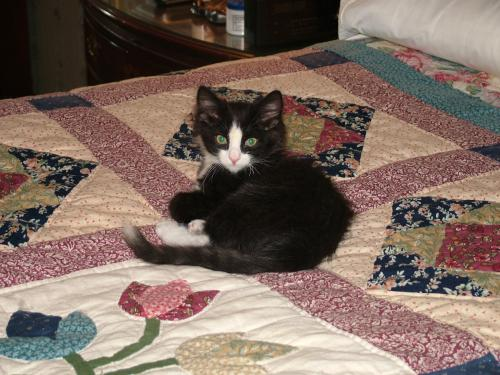
#> input picture dataset/cat.48.jpg, 500 x 375 px, found by its file name; its folder holds only this picture in this run
$ python augment_dataset.py
#> lines starting #> are read from the running program, lines starting #| are printed output that depends on the picture
#!/usr/bin/env python3
"""
Synthetic Dataset Generator
============================
Creates augmented variations of existing images
Increases dataset size without downloading
Low storage - only ~50MB total
"""

import cv2
import numpy as np
import os
from pathlib import Path

def augment_images():
    """Create variations of existing images through augmentation"""

    dataset_dir = r"d:\dog_cats classifier\dataset"
    images_dir = Path(dataset_dir)

    print("\n" + "="*60)
    print("Creating augmented dataset variations...")
    print("="*60 + "\n")

    # Get existing images
    existing_images = sorted([f for f in os.listdir(dataset_dir) if f.endswith('.jpg')])
    print(f"Found {len(existing_images)} original images")

    variations_count = 0

    for img_file in existing_images:
        img_path = os.path.join(dataset_dir, img_file)
        img = cv2.imread(img_path)
#> img is the input picture: shape (375, 500, 3); mean B, G, R 95.3, 105.3, 124.1

        if img is None:
            continue

        # Extract label and number
        label = "cat" if "cat" in img_file.lower() else "dog"
        base_name = img_file.split('.')[0]

        # Create variations
        augmentations = {
            "original": img,
            "flipped": cv2.flip(img, 1),  # Horizontal flip
            "rotated_15": rotate_image(img, 15),  # Rotate 15 degrees
            "rotated_minus_15": rotate_image(img, -15),
            "brightness_up": adjust_brightness(img, 1.3),
            "brightness_down": adjust_brightness(img, 0.7),
            "blur": cv2.GaussianBlur(img, (5, 5), 0),
            "noise": add_noise(img),
        }

        for aug_name, aug_img in augmentations.items():
            if aug_name != "original":  # Skip original, keep source
                new_name = f"{label}.aug_{base_name}_{aug_name}.jpg"
                output_path = os.path.join(dataset_dir, new_name)

                cv2.imwrite(output_path, aug_img)
                variations_count += 1
                print(f"   ✅ Created: {new_name}")

    # Summary
    final_count = len([f for f in os.listdir(dataset_dir) if f.endswith('.jpg')])
    total_size = sum(os.path.getsize(os.path.join(dataset_dir, f))
                     for f in os.listdir(dataset_dir) if f.endswith('.jpg')) / (1024*1024)

    print("\n" + "="*60)
    print(f"✅ Augmentation complete!")
    print(f"📊 Original images: {len(existing_images)}")
    print(f"📊 Variations created: {variations_count}")
    print(f"📊 Total images: {final_count}")
    print(f"💾 Total dataset size: {total_size:.1f} MB")
    print("="*60)
    print("\n✨ Next step: Run 'python svm_classifier.py'\n")

def rotate_image(img, angle):
    """Rotate image by specified angle"""
#> called with angle = 15
    h, w = img.shape[:2]
#> h = 375; w = 500
    center = (w // 2, h // 2)
#> center = (250, 187)
    matrix = cv2.getRotationMatrix2D(center, angle, 1.0)
    rotated = cv2.warpAffine(img, matrix, (w, h))
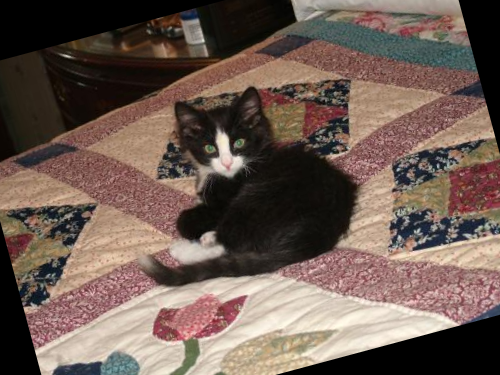
#> rotated: shape (375, 500, 3); mean B, G, R 82.4, 91.4, 109.6
#> call 2 of rotate_image, with angle = -15
#> in rotate_image (call 2), `matrix = cv2.getRotationMatrix2D(center, angle, 1.0)`: matrix = [[0.966, -0.259, 56.92], [0.259, 0.966, -58.33]]
#> in rotate_image (call 2), `rotated = cv2.warpAffine(img, matrix, (w, h))`:
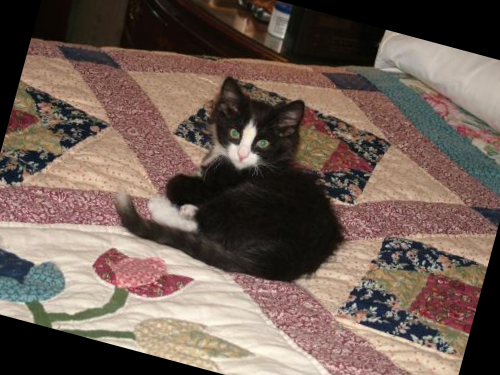
#> rotated: shape (375, 500, 3); mean B, G, R 84.5, 93.7, 111.1
    return rotated

def adjust_brightness(img, factor):
    """Adjust image brightness"""
#> called with factor = 1.3
    img_hsv = cv2.cvtColor(img, cv2.COLOR_BGR2HSV).astype(np.float32)
    img_hsv[:, :, 2] = np.clip(img_hsv[:, :, 2] * factor, 0, 255)
    return cv2.cvtColor(img_hsv.astype(np.uint8), cv2.COLOR_HSV2BGR)
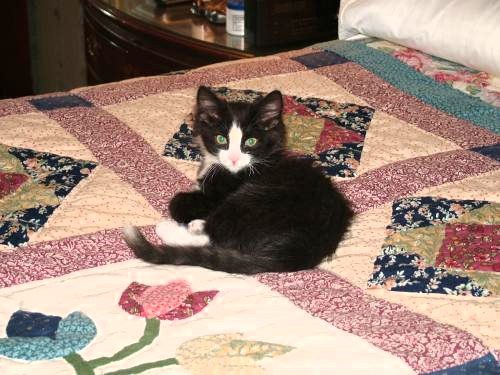
#> returned value: shape (375, 500, 3); mean B, G, R 118.7, 131.2, 155.5
#> call 2 of adjust_brightness, with factor = 0.7
#> in adjust_brightness (call 2), `img_hsv[:, :, 2] = np.clip(img_hsv[:, :, 2] * factor, 0, 255)`:
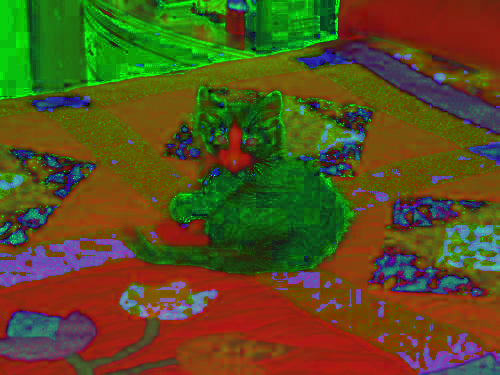
#> img_hsv: shape (375, 500, 3) float32; mean B, G, R 30, 79.3, 88
#> in adjust_brightness (call 2), `return cv2.cvtColor(img_hsv.astype(np.uint8), cv2.COLOR_HSV2BGR)`:
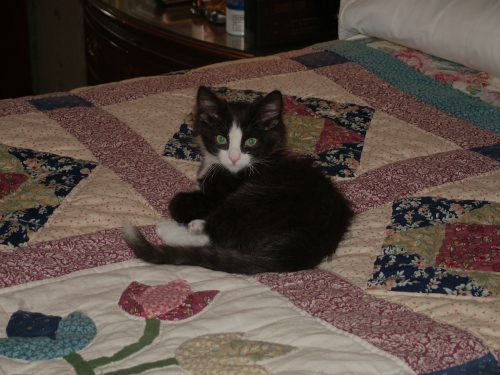
#> returned value: shape (375, 500, 3); mean B, G, R 65.9, 72.9, 86.4

def add_noise(img, noise_factor=0.1):
    """Add small random noise to image"""
#> called with noise_factor = 0.1
    noisy = img.astype(np.float32)
    noise = np.random.normal(0, noise_factor * 255, noisy.shape)
    noisy = np.clip(noisy + noise, 0, 255)
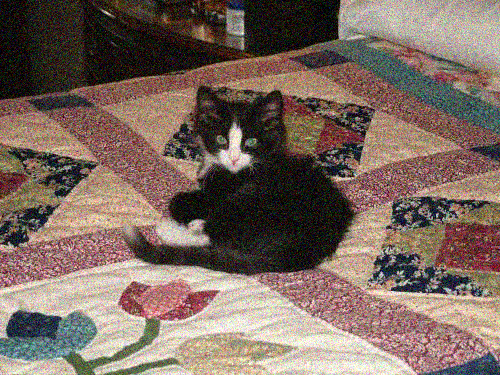
#> noisy: shape (375, 500, 3) float64; mean B, G, R 96.6, 106.2, 124.4
    return noisy.astype(np.uint8)

if __name__ == "__main__":
    try:
        augment_images()
#> the loop in augment_images, `for aug_name, aug_img in augmentations.items():` made 8 passes
#> (aug_name, new_name) on passes 2 to 8: ('flipped', 'cat.aug_cat_flipped.jpg'), ('rotated_15', 'cat.aug_cat_rotated_15.jpg'), ('rotated_minus_15', 'cat.aug_cat_rotated_minus_15.jpg'), ('brightness_up', 'cat.aug_cat_brightness_up.jpg'), ('brightness_down', 'cat.aug_cat_brightness_down.jpg'), ('blur', 'cat.aug_cat_blur.jpg'), ('noise', 'cat.aug_cat_noise.jpg')
#|    ✅ Created: cat.aug_cat_flipped.jpg
#|    ✅ Created: cat.aug_cat_rotated_15.jpg
#|    ✅ Created: cat.aug_cat_rotated_minus_15.jpg
#|    ✅ Created: cat.aug_cat_brightness_up.jpg
#|    ✅ Created: cat.aug_cat_brightness_down.jpg
#|    ✅ Created: cat.aug_cat_blur.jpg
#|    ✅ Created: cat.aug_cat_noise.jpg
#> pass 2, in augment_images, `cv2.imwrite(output_path, aug_img)`:
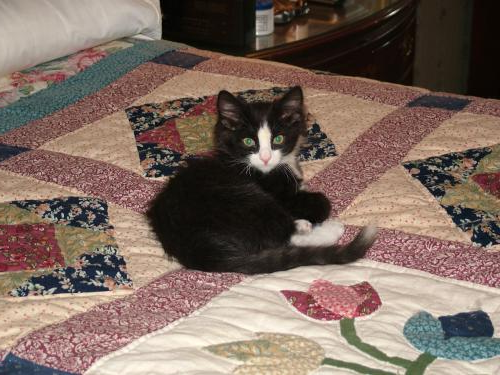
#> saved as cat.aug_cat_flipped.jpg: shape (375, 500, 3); mean B, G, R 95.3, 105.3, 124.1
#> after the loop in augment_images, `for aug_name, aug_img in augmentations.items():`: variations_count = 7
#> in augment_images, `final_count = len([f for f in os.listdir(dataset_dir) if f.endswith('...`: final_count = 1
#| 📊 Variations created: 7
#| 📊 Total images: 1
#| 💾 Total dataset size: 0.0 MB
    except Exception as e:
        print(f"\n❌ Error: {e}")
        import traceback
        traceback.print_exc()

$ run again, on dataset/cat.aug_cat_flipped.jpg
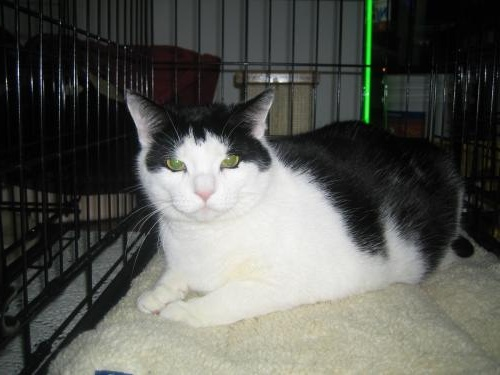
#> input picture dataset/cat.aug_cat_flipped.jpg, 500 x 375 px, found by its file name
#> in augment_images, img is the input picture: shape (375, 500, 3); mean B, G, R 83.5, 88.7, 87.2
#> in rotate_image, `rotated = cv2.warpAffine(img, matrix, (w, h))`:
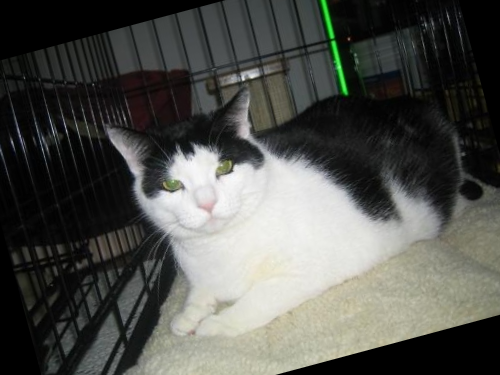
#> rotated: shape (375, 500, 3); mean B, G, R 77.5, 82, 80.8
#> the loop in augment_images, `for aug_name, aug_img in augmentations.items():` made 8 passes
#> (aug_name, new_name) on passes 2 to 8: ('flipped', 'cat.aug_cat_flipped.jpg'), ('rotated_15', 'cat.aug_cat_rotated_15.jpg'), ('rotated_minus_15', 'cat.aug_cat_rotated_minus_15.jpg'), ('brightness_up', 'cat.aug_cat_brightness_up.jpg'), ('brightness_down', 'cat.aug_cat_brightness_down.jpg'), ('blur', 'cat.aug_cat_blur.jpg'), ('noise', 'cat.aug_cat_noise.jpg')
#> (printed output is left out)
#> pass 2, in augment_images, `cv2.imwrite(output_path, aug_img)`:
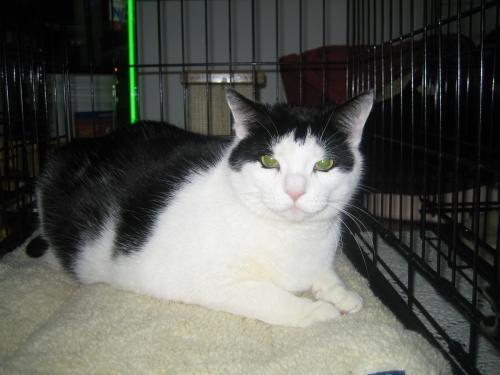
#> saved as cat.aug_cat_flipped.jpg: shape (375, 500, 3); mean B, G, R 83.5, 88.7, 87.2
#> after the loop in augment_images, `for aug_name, aug_img in augmentations.items():`: variations_count = 7
#> final_count = 1
#| 📊 Variations created: 7
#| 📊 Total images: 1
#| 💾 Total dataset size: 0.0 MB

$ run again, on dataset/cat.aug_cat_noise.jpg
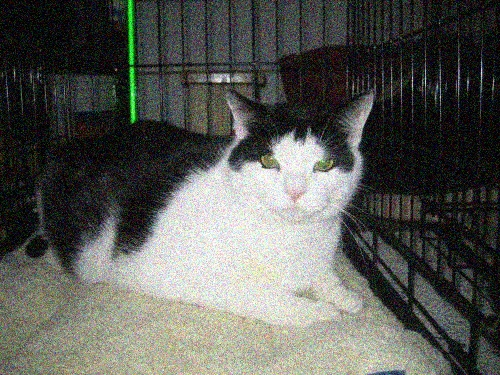
#> input picture dataset/cat.aug_cat_noise.jpg, 500 x 375 px, found by its file name
#> in augment_images, img is the input picture: shape (375, 500, 3); mean B, G, R 85.2, 90.2, 88.8
#> in rotate_image, `rotated = cv2.warpAffine(img, matrix, (w, h))`:
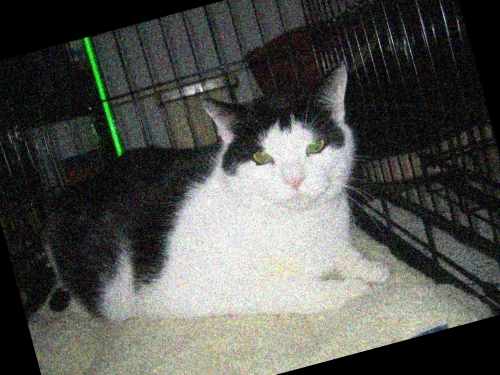
#> rotated: shape (375, 500, 3); mean B, G, R 78.8, 82.9, 81.7
#> the loop in augment_images, `for aug_name, aug_img in augmentations.items():` made 8 passes
#> (aug_name, new_name) on passes 2 to 8: ('flipped', 'cat.aug_cat_flipped.jpg'), ('rotated_15', 'cat.aug_cat_rotated_15.jpg'), ('rotated_minus_15', 'cat.aug_cat_rotated_minus_15.jpg'), ('brightness_up', 'cat.aug_cat_brightness_up.jpg'), ('brightness_down', 'cat.aug_cat_brightness_down.jpg'), ('blur', 'cat.aug_cat_blur.jpg'), ('noise', 'cat.aug_cat_noise.jpg')
#> (printed output is left out)
#> pass 2, in augment_images, `cv2.imwrite(output_path, aug_img)`:
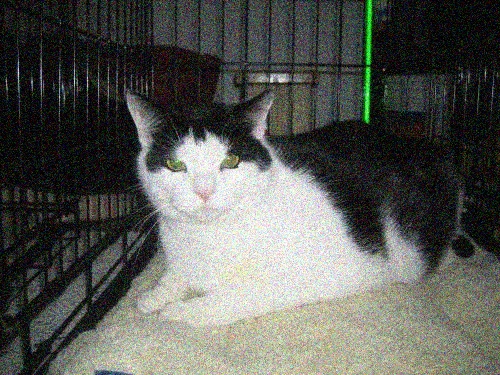
#> saved as cat.aug_cat_flipped.jpg: shape (375, 500, 3); mean B, G, R 85.2, 90.2, 88.8
#> after the loop in augment_images, `for aug_name, aug_img in augmentations.items():`: variations_count = 7
#> final_count = 1
#| 📊 Variations created: 7
#| 📊 Total images: 1
#| 💾 Total dataset size: 0.2 MB
